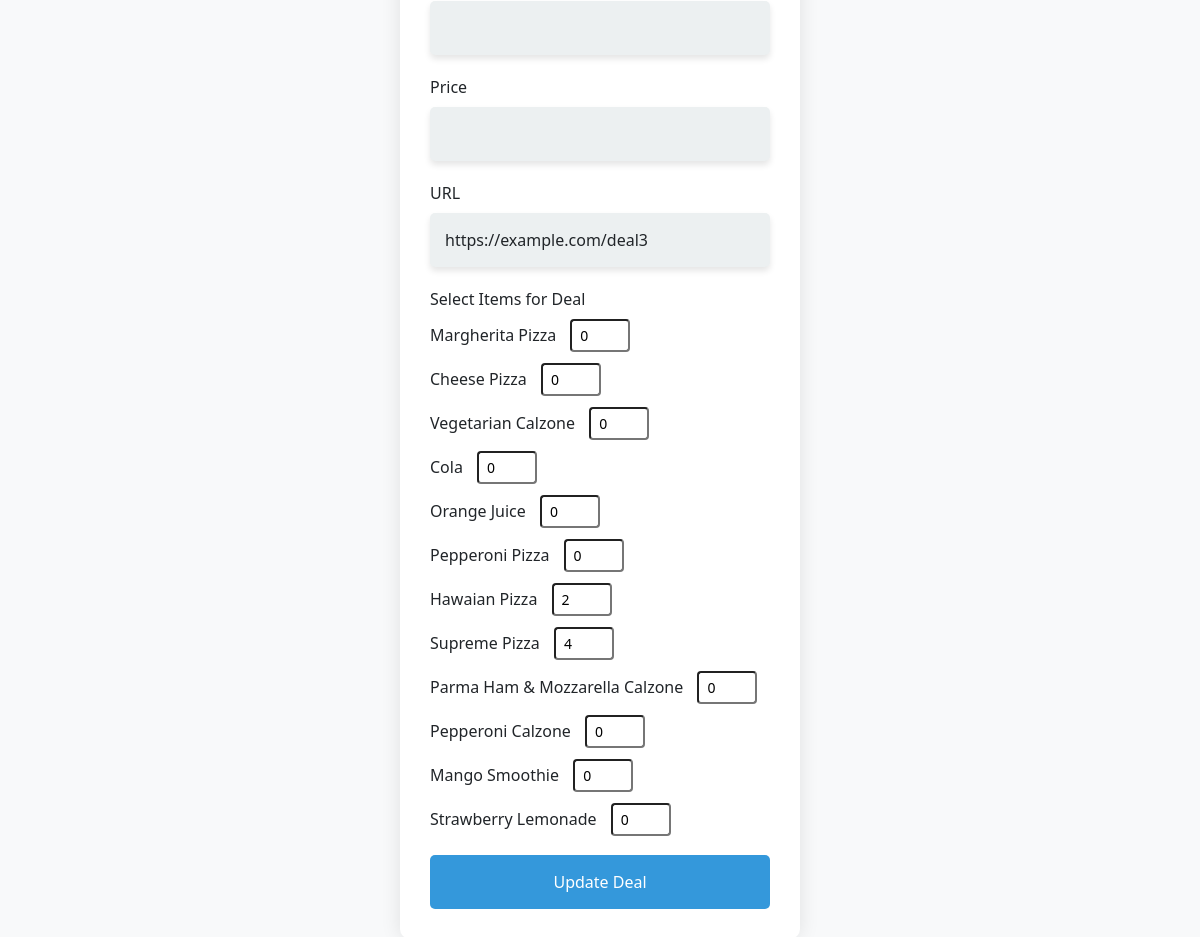
Page /edit_deal.php?dealid=3 (signed in) on the committed database.
### tables this page shows
CREATE TABLE `deals` (
  `DealID` int(11) NOT NULL,
  `DealName` varchar(255) NOT NULL,
  `Price` int(11) NOT NULL,
  `URL` varchar(255) NOT NULL,
  `Active` tinyint(1) NOT NULL,
  `StockCount` int(11) NOT NULL DEFAULT 999
);

CREATE TABLE `items` (
  `ItemID` int(11) NOT NULL,
  `CatID` int(11) DEFAULT NULL,
  `Name` varchar(255) NOT NULL,
  `Flavour` varchar(255) DEFAULT NULL,
  `StockCount` int(11) DEFAULT NULL,
  `Price` decimal(10,2) DEFAULT NULL,
  `Des` text DEFAULT NULL,
  `URL` varchar(255) DEFAULT NULL,
  `active` int(11) DEFAULT 1
);

### edit_deal.php (the view, shortened to what this page needs)
<?php
include 'connection.php';
if (isset($_SESSION['is_admin']) && $_SESSION['is_admin']) {
    if (isset($_GET['dealid'])) {
        $dealId = $_GET['dealid'];
        $fetchDealQuery = "SELECT * FROM deals WHERE dealid = $dealId";
        $dealResult = mysqli_query($conn, $fetchDealQuery);
        if ($dealResult) {
            $deal = mysqli_fetch_assoc($dealResult);
            $fetchItemsQuery = "SELECT itemid, name FROM items";
            $itemsResult = mysqli_query($conn, $fetchItemsQuery);
            $items = mysqli_fetch_all($itemsResult, MYSQLI_ASSOC);
        } else {
            echo "Error fetching deal details.";
        }
    } else {
        echo "Deal ID not provided.";
    }
?>
<!DOCTYPE html>
<html lang="en">
<head>
    <link href="https://cdn.jsdelivr.net/npm/bootstrap@5.7.0/dist/css/bootstrap.min.css" rel="stylesheet">
</head>
<body>
    <div class="form-container">
        <form method="POST" action="">
                <div class="mb-3">
                    <input type="text" class="form-control" id="dealname" name="dealname" value="<?php if (isset($dealname)){ echo $dealname;} ?>" required>
                </div>
                <div class="mb-3">
                    <label for="price" class="form-label">Price</label>
                    <input type="number" class="form-control" id="price" name="price" value="<?php if (isset($price)){ echo $price;} ?>" required>
                </div>
            <div class="mb-3">
                <label for="url" class="form-label">URL</label>
                <input type="url" class="form-control" id="url" name="url" value="<?= $deal['URL'] ?>">
            </div>
            <div class="mb-3">
                <label class="form-label">Select Items for Deal</label>
                <?php foreach ($items as $item): ?>
                    <div class="mb-2">
                        <label for="quantity<?= $item['itemid'] ?>" class="form-label"><?= $item['name'] ?></label>
                        <input type="number" class="form-control-sm" id="quantity<?= $item['itemid'] ?>" name="quantities[<?= $item['itemid'] ?>]" min="0" value="<?php echo getQuantityForItem($dealId, $item['itemid']); ?>">
                    </div>
                <?php endforeach; ?>
            </div>
            <button type="submit" class="btn btn-primary">Update Deal</button>
        </form>
    </div>
</body>
</html>
<?php
}
function getQuantityForItem($dealId, $itemId) {
    global $conn;
    $fetchQuantityQuery = "SELECT quantity FROM dealitemlist WHERE dealid = $dealId AND itemid = $itemId";
    $quantityResult = mysqli_query($conn, $fetchQuantityQuery);
    $quantity = mysqli_fetch_assoc($quantityResult);
    return $quantity ? $quantity['quantity'] : 0;
}
?>

### edit_deal.php (style rules this page uses)
body { background-color: #f8f9fa; font-family: 'Segoe UI', Tahoma, Geneva, Verdana, sans-serif; height: 100vh; display: flex; align-items: center; justify-content: center; margin: 0; }
.form-container { background-color: #fff; padding: 30px; border-radius: 10px; box-shadow: 0 0 20px rgba(0, 0, 0, 0.1); transition: transform 0.3s; max-width: 400px; width: 100%; }
.form-control { background: #ecf0f1; border: none; padding: 15px; margin-bottom: 20px; border-radius: 5px; box-shadow: 0 4px 6px rgba(0, 0, 0, 0.1); transition: box-shadow 0.3s; }
.form-control-sm { width: 60px; display: inline-block; margin-left: 10px; }
.btn-primary { background-color: #3498db; border: none; padding: 15px; width: 100%; border-radius: 5px; color: #ffffff; cursor: pointer; transition: background-color 0.3s; }

### rows in the picture
deals: url "https://example.com/deal3"
items: Name "Margherita Pizza", getQuantityForItem "0"
items: Name "Cheese Pizza", getQuantityForItem "0"
items: Name "Vegetarian Calzone", getQuantityForItem "0"
items: Name "Cola", getQuantityForItem "0"
items: Name "Orange Juice", getQuantityForItem "0"
items: Name "Pepperoni Pizza", getQuantityForItem "0"
items: Name "Hawaian Pizza", getQuantityForItem "2"
items: Name "Supreme Pizza", getQuantityForItem "4"
items: Name "Parma Ham & Mozzarella Calzone", getQuantityForItem "0"
items: Name "Pepperoni Calzone", getQuantityForItem "0"
items: Name "Mango Smoothie", getQuantityForItem "0"
items: Name "Strawberry Lemonade", getQuantityForItem "0"
